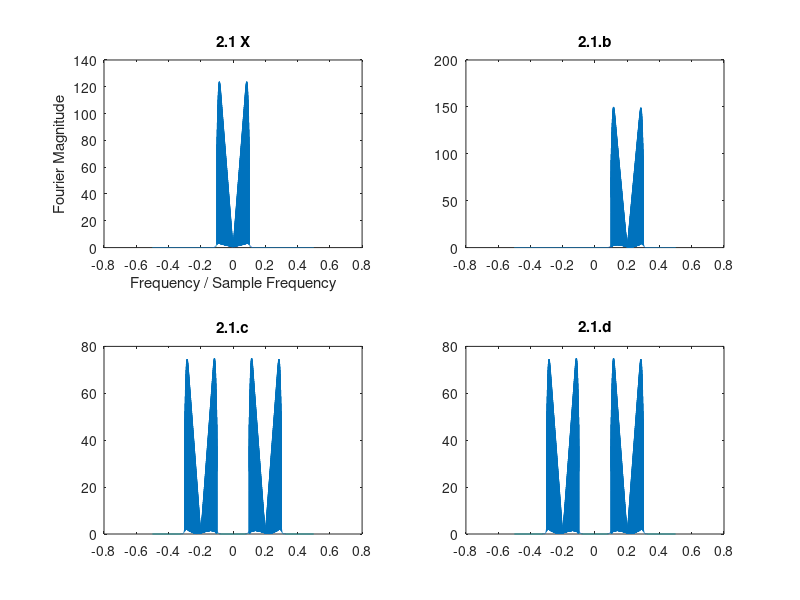
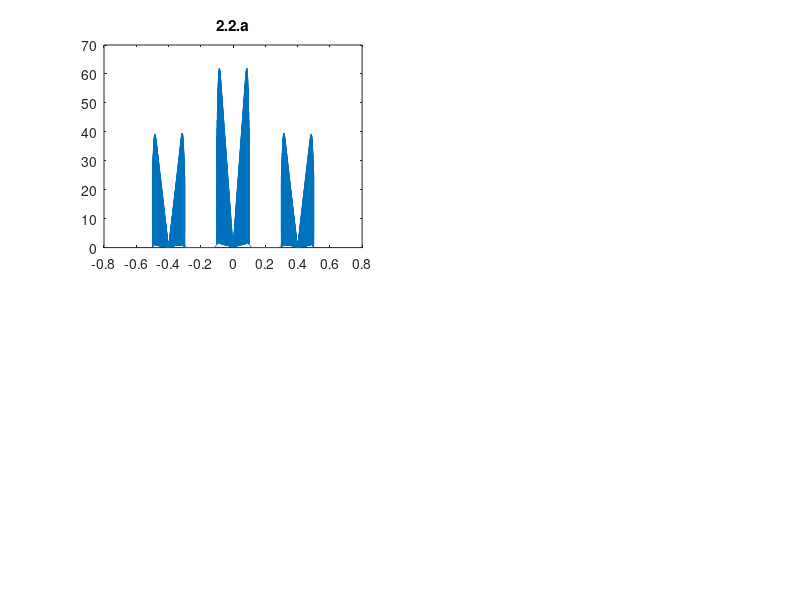
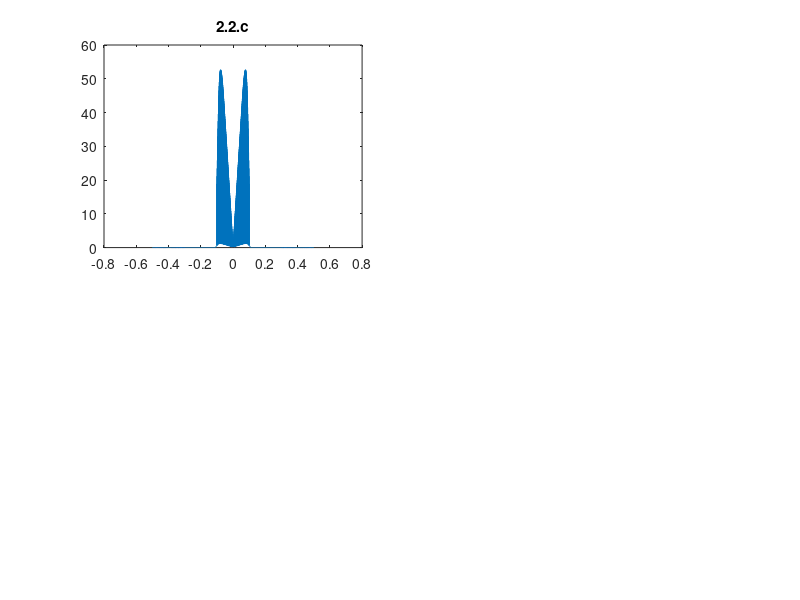
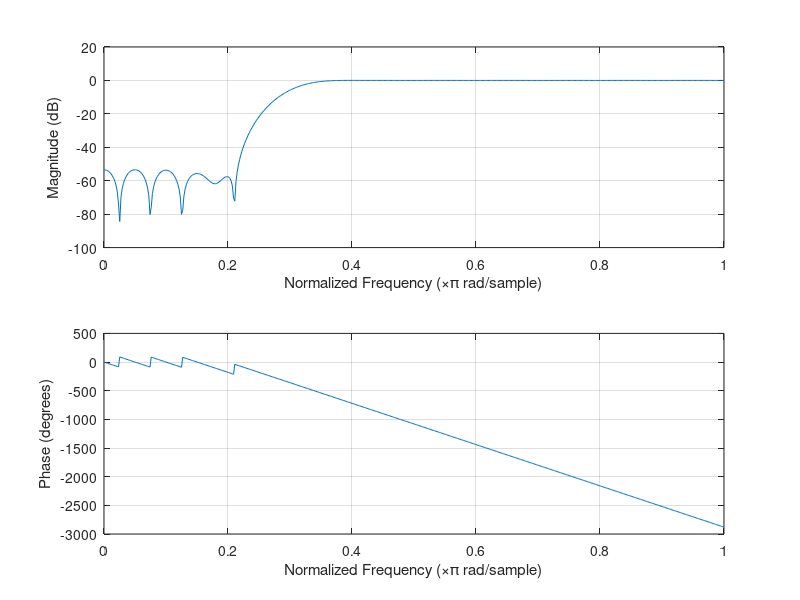

These figures' MATLAB source, in order:

% 2.1
load proj2_wave1 
X = fft(x);
n = (length(X) - 1)/2;
f = (-n:n)/n/2;
figure
subplot(2,2,1);
plot(f,fftshift(abs(X)));
xlabel('Frequency / Sample Frequency');
ylabel('Fourier Magnitude');
title('2.1 X');

% a
soundsc(x,8000)

% b
% 
x1=exp(2i*pi*0.2*(1:length(x))).*x;
X1 = fft(x1);
n = (length(X1) - 1)/2;
f = (-n:n)/n/2;
subplot(2,2,2);
plot(f,fftshift(abs(X1)));
title('2.1.b');

% c
% slight difference in amplitude compared to b
x2=real(exp(2i*pi*0.2*(1:length(x))).*x);
X2 = fft(x2);
n = (length(X2) - 1)/2;
f = (-n:n)/n/2;
subplot(2,2,3);
plot(f,fftshift(abs(X2)));
title('2.1.c');

% d
x3=cos(2*pi*0.2*(1:length(x))).*x;
X3 = fft(x3);
n = (length(X3) - 1)/2;
f = (-n:n)/n/2;
subplot(2,2,4);
plot(f,fftshift(abs(X3)));
title('2.1.d');
soundsc(x3,8000)

% 2.2
% a
x4=cos(2*pi*0.2*(1:length(x))).*x3;
X4 = fft(x4);
n = (length(X4) - 1)/2;
f = (-n:n)/n/2;
figure
subplot(2,2,1);
plot(f,fftshift(abs(X4)));
title('2.2.a');
soundsc(x4,8000)

% b
h=fir1(40,0.2);
% figure;freqz(h)

% c 
x5=filter(h,1,x4);
X5 = fft(x5);
n = (length(X5) - 1)/2;
f = (-n:n)/n/2;
figure
subplot(2,2,1);
plot(f,fftshift(abs(X5)));
title('2.2.c');
soundsc(x5,8000)

% 2.3
LowPass=fir1(40,0.3,'low'); % use this to filter the first channel 
% figure;freqz(LowPass)
HighPass=fir1(40,0.3,'high'); % use this to filter the first channel 
figure;freqz(HighPass)

load proj2_wave2 
x = double(x)/32768;
X = fft(x);
n = (length(X)-1)/2;
f = (-n:n)/n/2;
figure
subplot(2,2,1);
plot(f,fftshift(abs(X)));
xlabel('Frequency / Sample Frequency');
ylabel('Fourier Magnitude');
title('2.3 X');

% a
% Channel one: 0.20
% Channel two: 0.40

% b
channel1=cos(2*pi*0.2*(1:length(x))).*x;
y1=filter(LowPass,1,channel1);
Y1 = fft(y1);
n = (length(Y1)-1)/2;
f = (-n:n)/n/2;
subplot(2,2,3);
plot(f,fftshift(abs(Y1)));
title('2.3.b Channel 1 (y1)');

channel2=cos(2*pi*0.2*(1:length(x))).*x;
y2=filter(HighPass,1,channel2);
Y2 = fft(y2);
n = (length(Y2)-1)/2;
f = (-n:n)/n/2;
subplot(2,2,4);
plot(f,fftshift(abs(Y2)));
title('2.3.b Channel 1 (y2)');
